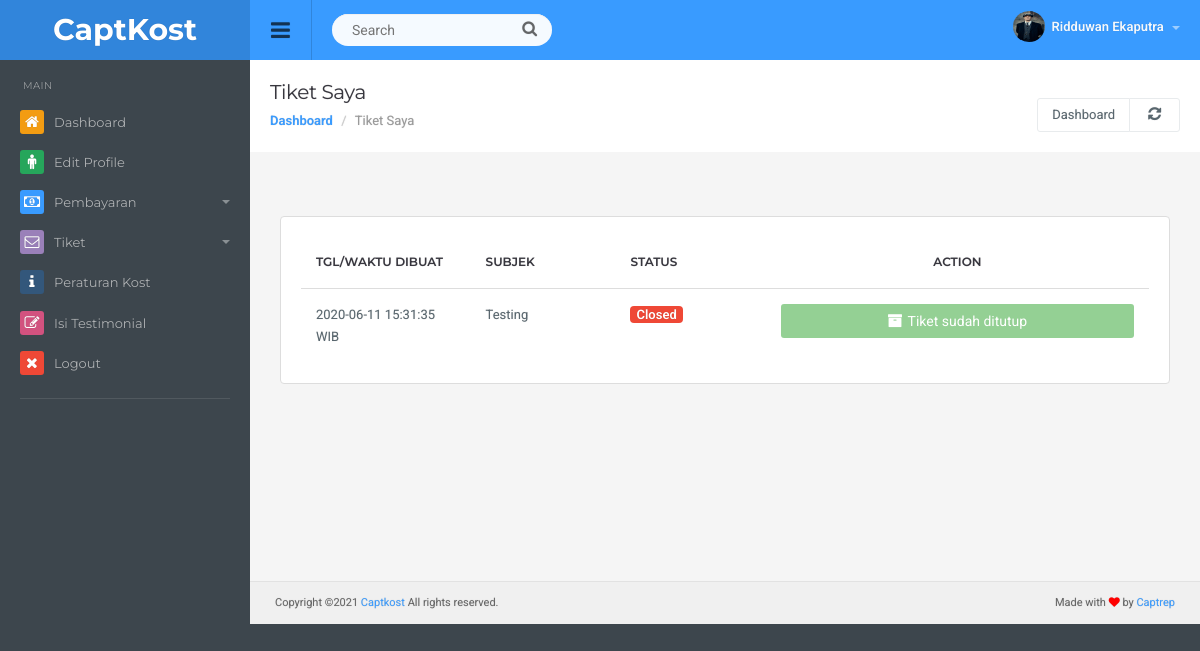
/member/tiketsaya.php (signed in), run on the app's committed database.
### tables this page shows
CREATE TABLE `identitas` (
  `id_identitas` int(3) NOT NULL,
  `nama` varchar(50) NOT NULL,
  `umur` int(2) NOT NULL,
  `pekerjaan` varchar(50) NOT NULL,
  `agama` varchar(10) NOT NULL,
  `jalan` varchar(50) NOT NULL,
  `desa` varchar(50) NOT NULL,
  `kecamatan` varchar(50) NOT NULL,
  `kabupaten` varchar(50) NOT NULL,
  `foto` varchar(50) NOT NULL,
  `id_penghuni` int(3) NOT NULL
);

CREATE TABLE `ticket` (
  `id_ticket` int(3) NOT NULL,
  `subjek` varchar(50) NOT NULL,
  `isi` text NOT NULL,
  `pembuat` varchar(50) NOT NULL,
  `status` enum('Opened','Closed') NOT NULL,
  `tanggal` date NOT NULL,
  `jam` time NOT NULL,
  `foto` varchar(50) NOT NULL
);

### member/tiketsaya.php (the view, shortened to what this page needs)
<?php
  $id = $_SESSION['id_penghuni'];
  $status = $_SESSION['status'];
if  (!isset($_SESSION['username']) and !isset($_SESSION['password']))  {
  header("location:login.php");
}elseif($status == "Deactivated"){
  header("location:deactivated.php");
}elseif($status == "New"){
  header("location:new.php");
}else {
  include("check.php");
  $sql_user = "SELECT p.username,p.status,p.tgl_expired,i.nama,i.umur,i.pekerjaan,i.agama,i.jalan,i.desa,i.kecamatan,i.kabupaten,i.foto FROM penghuni p, identitas i WHERE p.id_penghuni=i.id_penghuni AND i.id_penghuni='$id'";
  $query_user = mysqli_query($koneksi,$sql_user);
  $data_user = mysqli_fetch_assoc($query_user);
    $username = $data_user['username'];
    $nama     = $data_user['nama'];
    $foto     = $data_user['foto'];
?>
<!DOCTYPE html>
<html lang="en">
  <head>
  <link href="../admin/css/root.css" rel="stylesheet">
  </head>
  <body>
  <div id="top" class="clearfix">
    <div class="applogo">
      <a href="index.php" class="logo">CaptKost</a>
    </div>
    <a href="#" class="sidebar-open-button"><i class="fa fa-bars"></i></a>
    <form class="searchform">
      <input type="text" class="searchbox" id="searchbox" placeholder="Search">
      <span class="searchbutton"><i class="fa fa-search"></i></span>
    </form>
    <ul class="top-right">
    <li class="dropdown link">
    <a href="#" data-toggle="dropdown" class="dropdown-toggle profilebox"><img src="img/fotouser/<?=$foto;?>" alt="img"><b><?= $nama;?> </b><span class="caret"></span></a>
        </ul>
  </div>
<?php
  include ('sidebar.php');
?>
<div class="content">
  <div class="page-header">
    <h1 class="title">Tiket Saya</h1>
      <ol class="breadcrumb">
        <li><a href="index.php">Dashboard</a></li>
        <li class="active">Tiket Saya</li>
      </ol>
    <div class="right">
      <div class="btn-group" role="group" aria-label="...">
        <a href="index.php" class="btn btn-light">Dashboard</a>
        <a href="" class="btn btn-light"><i class="fa fa-refresh"></i></a>
      </div>
    </div>
  </div>
<div class="container-default">
  <br><br>
  <div class="panel panel-default">
    <div class="panel-body table-responsive">
      <table class="table table-hover">
              <thead>
                <tr>
                  <td width="20%">Tgl/Waktu Dibuat</td>
                  <td>Subjek</td>
                  <td>Status</td>
                  <td class="text-center">Action</td>
                </tr>
              </thead>
              <tbody>
                <?php
                  $query  = mysqli_query($koneksi,"SELECT * FROM ticket WHERE pembuat = '$username' ORDER BY id_ticket DESC");
                  while($row=mysqli_fetch_assoc($query)) :?>
                <tr>
                  <td><?= $row['tanggal']." ".$row['jam'];?> WIB</td>
                  <td><?= $row['subjek'];?></td>
                  <td>
                  <?php
                  if ($row['status'] == "Opened") {
                    $type = "default";
                  }else if ($row['status'] == "Closed"){
                    $type = "danger";
                  }
                  ?>
                  <span class="label label-<?= $type;?>"><?= $row['status'];?></span>
                  </td>
                  <?php
                  if ($row['status'] == "Closed") : ?>
                  <td><button type="button" class="btn btn-success btn-block" disabled><i class="fa fa-archive"></i>Tiket sudah ditutup</button></td>
                  <?php endif;?>
                </tr>
                <?php endwhile ?>
              </tbody>
            </table>
    </div>
  </div>
</div>
<br><br><br><br><br><br><br><br>
<?php
include "footer.php";
?>
</div>
</body>
</html>
<?php
} ?>

### data on the page
identitas: foto (picture), nama "Ridduwan Ekaputra"
ticket: tanggal "2020-06-11", jam "15:31:35", subjek "Testing", status "Closed", shows "Tiket sudah ditutup"
